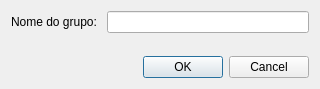
<?xml version="1.0" encoding="UTF-8"?>
<ui version="4.0">
 <class>JoinDialog</class>
 <widget class="QDialog" name="JoinDialog">
  <property name="geometry">
   <rect>
    <x>0</x>
    <y>0</y>
    <width>320</width>
    <height>89</height>
   </rect>
  </property>
  <property name="windowTitle">
   <string>Entrar em um Grupo</string>
  </property>
  <layout class="QVBoxLayout" name="verticalLayout">
   <item>
    <layout class="QFormLayout" name="formLayout">
     <item row="0" column="0">
      <widget class="QLabel" name="label">
       <property name="text">
        <string>Nome do grupo: </string>
       </property>
      </widget>
     </item>
     <item row="0" column="1">
      <widget class="QLineEdit" name="lineEdit"/>
     </item>
    </layout>
   </item>
   <item>
    <widget class="QDialogButtonBox" name="buttonBox">
     <property name="standardButtons">
      <set>QDialogButtonBox::Cancel|QDialogButtonBox::Ok</set>
     </property>
    </widget>
   </item>
  </layout>
 </widget>
 <resources/>
 <connections/>
</ui>
